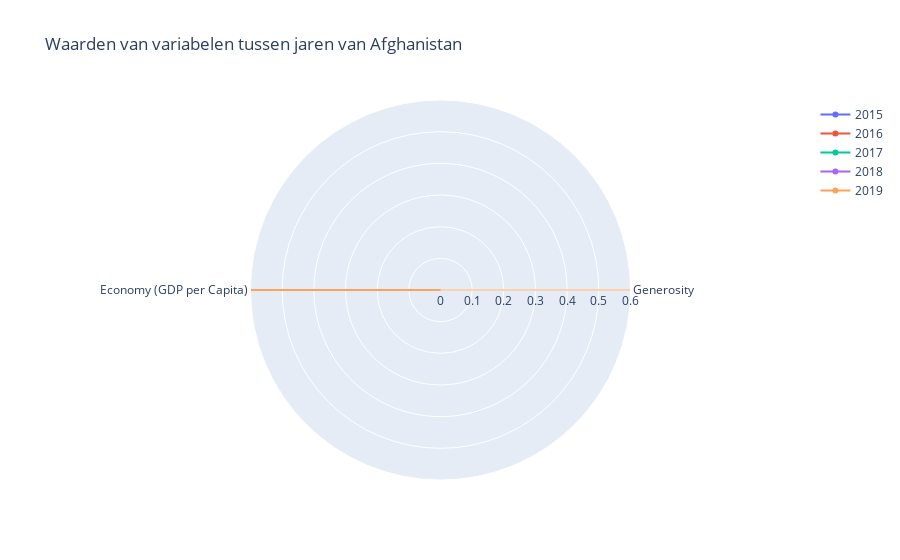

The notebook cell saved with this chart:
### Code cell
rank = df.head(n=5)["Happiness Rank"]
score = df.head(n=5)["Happiness Score"]

fig = go.Figure()
count = 0

for i in year:
    
    fig.add_trace(go.Scatterpolar(
          r=[rank[count],score[count]],
          theta=categories,
 #       fill = "toself",
          name=i
    ))
    count += 1
    
fig.update_layout(
    title = "Waarden van variabelen tussen jaren van Afghanistan",
  polar=dict(
    radialaxis=dict(
      visible=True,
      range=[0, 0.6]
    )),
  showlegend=True
)

fig.show()

### Figure 1 — Plotly figure (JSON) as saved in the notebook; plotly's stock layout.template omitted (floating-point values rounded to 4 significant figures)
{"data": [{"name": "2015", "r": [153, 3.575], "theta": ["Generosity", "Economy (GDP per Capita)", "Family", "Health (Life Expectancy)", "Freedom", "Trust (Government Corruption) * 5", "Dystopia Residual / 10"], "type": "scatterpolar"}, {"name": "2016", "r": [154, 3.36], "theta": ["Generosity", "Economy (GDP per Capita)", "Family", "Health (Life Expectancy)", "Freedom", "Trust (Government Corruption) * 5", "Dystopia Residual / 10"], "type": "scatterpolar"}, {"name": "2017", "r": [141, 3.794], "theta": ["Generosity", "Economy (GDP per Capita)", "Family", "Health (Life Expectancy)", "Freedom", "Trust (Government Corruption) * 5", "Dystopia Residual / 10"], "type": "scatterpolar"}, {"name": "2018", "r": [145, 3.632], "theta": ["Generosity", "Economy (GDP per Capita)", "Family", "Health (Life Expectancy)", "Freedom", "Trust (Government Corruption) * 5", "Dystopia Residual / 10"], "type": "scatterpolar"}, {"name": "2019", "r": [154, 3.203], "theta": ["Generosity", "Economy (GDP per Capita)", "Family", "Health (Life Expectancy)", "Freedom", "Trust (Government Corruption) * 5", "Dystopia Residual / 10"], "type": "scatterpolar"}], "layout": {"polar": {"radialaxis": {"range": [0, 0.6], "visible": true}}, "showlegend": true, "title": {"text": "Waarden van variabelen tussen jaren van Afghanistan"}}}
